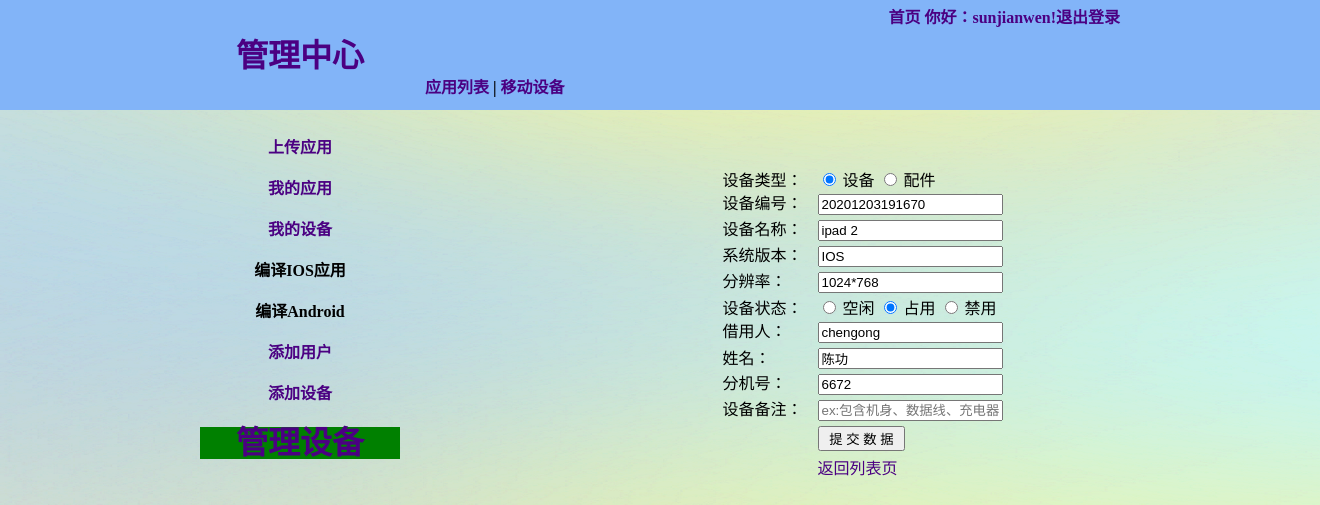
Screenshot of /device/device_edit.php?id=4 (signed in) with the database file from the repository.
### tables this page shows
CREATE TABLE `new_mob_device` (
  `id` bigint(255) NOT NULL AUTO_INCREMENT,
  `dev_type` int(10) NOT NULL DEFAULT '0' COMMENT '设备类型：1 设备 2 配件',
  `dev_id` bigint(50) DEFAULT NULL COMMENT '设备编码',
  `dev_name` varchar(255) DEFAULT NULL,
  `dev_version` varchar(255) DEFAULT NULL COMMENT '设备系统版本',
  `pixel` varchar(255) DEFAULT NULL COMMENT '设备-分辨率',
  `stat` int(10) DEFAULT NULL COMMENT '设备状态：1 空闲 2 占用 3 禁用',
  `holder` varchar(100) DEFAULT NULL COMMENT '借用人',
  `job_id` int(15) DEFAULT NULL COMMENT '工号',
  `cn_name` varchar(100) DEFAULT NULL COMMENT '中文名称',
  `use_time` datetime DEFAULT NULL COMMENT '借用时间',
  `comments` varchar(255) DEFAULT NULL COMMENT '备注',
  `add_time` datetime DEFAULT NULL COMMENT '添加时间',
  PRIMARY KEY (`id`)
);

### device/device_edit.php (the view, shortened to what this page needs)
<?php
include('../conn_mysql.php');
mysqli_query($conn,'set names utf8');
$id=$_GET['id'];
$sql=" select * from new_mob_device where id=$id";
$result2=mysqli_query($conn,$sql);
$result_data=mysqli_fetch_array($result2);
$dev_type_check_arr=array();
$stat_check_arr=array();
$dev_type_check_arr[$result_data['dev_type']]=' checked';
$stat_check_arr[$result_data['stat']]=' checked';
?>
<html>
<head>
    <link href="../css/membercenter.css" rel="stylesheet" type="text/css" />
</head>
<body id="bd"   >
<div id="index">
    <div id="title" >
        <div id="logo"><a href="../member/membercenter.php">管理中心</a> </div>
        <div id="top">
            <a id="top1" href="../index.php">首页</a>
            <a id="top2" href="../logout.php">你好：<?php echo $_SESSION['UserName'];  ?>!退出登录</a>
        </div>
        <div id="gtitle">
            <a  href="../member/applist.php">应用列表</a>&nbsp;|&nbsp;<a  href="./mobdevice.php">移动设备</a>
        </div>
    </div>
    <div id="list">
        <div id="listdet" class="detail">
            <div  class="detail"><a href="../member/myapp.php" >上传应用</a></div>
            <div  class="detail"><a href="../member/delapp.php" >我的应用</a></div>
            <div  class="detail"><a href="./mydevice.php" >我的设备</a></div>
            <div  class="detail">编译IOS应用</div>
            <div  class="detail">编译Android</div>
            <?php
            $query="select * from new_user_info where user_name='{$_SESSION['UserName']}' and password='{$_SESSION['Password']}' and power=3 ";
            @ $result1=mysqli_query($conn,$query);
            @ $row=mysqli_fetch_array($result1);
            if($row){
                echo ' <div   class="detail"><a href="../member/adduser.php">添加用户<a/></div>';
                echo '<div   class="detail"><a href="./add_device.php">添加设备<a/></div>';
                echo '<div id="add_app"  class="detail"><a href="">管理设备<a/></div>';
            }
            ?>
        </div>
    </div>
    <div id="main">
        <div id="content1">
            <form  id="fr" action=""   method="post" name="upform" >
                <table >
                    <tr>
                        <th scope="type">
                            设备类型：
                        </th>
                        <td><input type="radio" name="release" value="1" required aria-required="true" <?php echo  $dev_type_check_arr[1]; ?> >
                            设备
                            <input type="radio" name="release" value="2" required aria-required="true" <?php echo $dev_type_check_arr[2]; ?>>
                            配件
                    </tr>
                    <tr>
                        <th scope="row">设备编号：</th>
                        <td><input type="text" name="bid" required aria-required="true" placeholder="ex:xxxxxxxxxxxx" value='<?php  echo $result_data['dev_id']  ?>'   ></td>
                    </tr>
                    <tr>
                        <th scope="row">设备名称：</th>
                        <td><input type="text" name="dev_name" required aria-required="true" placeholder="ex:iphone 5"  value='<?php  echo $result_data['dev_name']  ?>'  ></td>
                    </tr>
                    <tr>
                        <th scope="row">系统版本：</th>
                        <td><input type="text" name="dev_version" required aria-required="true" placeholder="ex:ios5.1.1" value='<?php  echo $result_data['dev_version']  ?>' ></td>
                    </tr>
                    <tr>
                        <th scope="row">分辨率：</th>
                        <td><input type="text" name="pixel" required aria-required="true" placeholder="ex:640*480"  value='<?php  echo $result_data['pixel']  ?>' ></td>
                    </tr>
                    <tr>
                        <th scope="stat">
                            设备状态：
                        </th>
                        <td><input type="radio" name="stat" value="1" required aria-required="true"  <?php echo $stat_check_arr[1]; ?>>
                            空闲
                            <input type="radio" name="stat" value="2" required aria-required="true"  <?php echo $stat_check_arr[2]; ?>>
                            占用
                            <input type="radio" name="stat" value="3" required aria-required="true"  <?php echo $stat_check_arr[3]; ?>>
                            禁用
                    </tr>
                    <tr>
                        <th scope="row">借用人：</th>
                        <td><input type="text" name="holder"  placeholder="ex:lichuangye" value='<?php  echo $result_data['holder']  ?>'  ></td>
                    </tr>
                    <tr>
                        <th scope="row">姓名：</th>
                        <td><input type="text" name="china"  placeholder="ex:李创业"   value='<?php  echo $result_data['cn_name']  ?>'       ></td>
                    </tr>
                    <tr>
                        <th scope="row">分机号：</th>
                        <td><input type="text" name="telphone"  placeholder="ex:6719" value='<?php  echo $result_data['job_id']  ?>' ></td>
                    </tr>
                    <tr>
                        <th scope="row">设备备注：</th>
                        <td><input type="text" name="comments"  placeholder="ex:包含机身、数据线、充电器" value='<?php  echo $result_data['comments']  ?>'  ></td>
                    </tr>
                    <tr>
                        <th></th>
                        <td><input id="fo1" type="submit"  name="submit"  value="&nbsp;提&nbsp;交&nbsp;数&nbsp;据&nbsp;"></td>
                    </tr>
                    <tr>
                        <th></th>
                        <td></td>
                    </tr>
                    <tr>
                        <th></th>
                        <td><a href="./device_manage.php">返回列表页</a> </td>
                    </tr>
                </table>
            </form>
        </div>
    </div>
</div>
</body>
</html>

### css/membercenter.css (style rules this page uses)
html, body, div, span, applet, object, iframe, h1, h2, h3, h4, h5, h6, p, blockquote, pre, a, abbr, acronym, address, big, cite, code, del, dfn, em, img, ins, kbd, q, s, samp, small, strike, strong, sub, sup, tt, var, b, u, i, center, dl, dt, dd, ol, ul, li, fieldset, form, label, legend, table, caption, tbody, tfoot, thead, tr, th, td, article, aside, canvas, details, embed, figure, figcaption, footer, header, hgroup, menu, nav, output, ruby, section, summary, time, mark, audio, video { margin: 0; padding: 0; border: 0; font-size: 100%; font: inherit; vertical-align: baseline; }
body { line-height: 1; background-image: url("../pic/3.png"); }
table ,td,th { border-collapse: collapse; border-spacing: 0; margin: auto auto; text-align: left; padding-top: 5px; padding-left: 15px; }
a { text-decoration: none; color:#4b0082; }
#index { margin: auto auto; }
#title { background-color:#82b4f8; font-weight:bold ; overflow:hidden; }
#logo { margin-top: 15px; margin-left: 200px; padding-top: 25px; width: 200px; height: 70px; font-weight:bold ; font-size: 200%; float: left; text-align: center; }
#top { float: right; padding-top: 10px; margin-right: 200px; margin-bottom: 20px; width: 600px; height: 20px; text-align: right; }
#gtitle { float: left; width: 600px; height: 25px; margin-top: 20px; margin-left: 25px; padding-top: 10px; }
#list { float: left; margin-top: 5px; margin-left: 200px; width: 200px; height: 600px; font-weight: bold; }
.detail { text-align: center; margin-top: 25px; }
#main { margin-top: -600px; margin-left: 400px; width: 910px; height: 600px; float: left; padding-top: 50px; }
#add_app { font-size: 200%; background-color: green; }

### rows the page displays
new_mob_device: bid "20201203191670", dev_name "ipad 2", dev_version "IOS", pixel "1024*768", holder "chengong", china "陈功", telphone "6672"

### other values shown
$_SESSION['UserName'] "sunjianwen"
